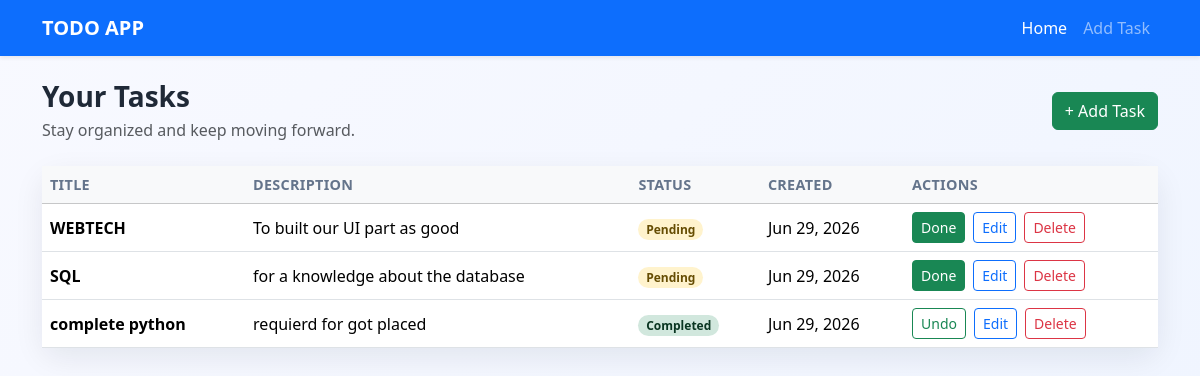
The page / on the database its author committed.
### todo/models.py (models this page shows, shortened)
class Task(models.Model):
    title = models.CharField(max_length=200)
    description = models.TextField()
    completed = models.BooleanField(default=False)
    created_at = models.DateTimeField(auto_now_add=True)
    updated_at = models.DateTimeField(auto_now=True)

### todo/views.py (the view)
# urls.py: path('', views.index, name='index'),
def index(request):
    tasks = Task.objects.all().order_by ('-created_at')
    return render(request, 'index.html', {'tasks': tasks})

### todo/templates/index.html (shortened to what this page needs)
{% extends "base.html" %}
{% block content %}
    <div class="d-flex justify-content-between align-items-center mb-4">
        <div>
            <h1 class="h3 fw-bold mb-1">Your Tasks</h1>
            <p class="text-muted mb-0">Stay organized and keep moving forward.</p>
        </div>
        <a href="{% url 'add' %}" class="btn btn-success">+ Add Task</a>
    </div>
    <div class="card card-soft">
        <div class="card-body p-0">
            <div class="table-responsive">
                <table class="table table-hover align-middle mb-0">
                    <thead class="table-light">
                        <tr>
                            <th>Title</th>
                            <th>Description</th>
                            <th>Status</th>
                            <th>Created</th>
                            <th>Actions</th>
                        </tr>
                    </thead>
                    <tbody>
                        {% for task in tasks %}
                        <tr>
                            <td class="fw-semibold">{{ task.title }}</td>
                            <td>{{ task.description|linebreaksbr }}</td>
                            <td>
                                <span class="badge rounded-pill {% if task.completed %}bg-success-subtle text-success-emphasis{% else %}bg-warning-subtle text-warning-emphasis{% endif %}">
                                    {% if task.completed %}Completed{% else %}Pending{% endif %}
                                </span>
                            </td>
                            <td>{{ task.created_at|date:"M d, Y" }}</td>
                            <td>
                                <div class="d-flex gap-2">
                                    <form method="post" action="{% url 'toggle' task.id %}">
                                        <button type="submit" class="btn btn-sm {% if task.completed %}btn-outline-success{% else %}btn-success{% endif %}">
                                            {% if task.completed %}Undo{% else %}Done{% endif %}
                                        </button>
                                    </form>
                                    <a href="{% url 'update' task.id %}" class="btn btn-sm btn-outline-primary">Edit</a>
                                    <a href="{% url 'delete' task.id %}" class="btn btn-sm btn-outline-danger">Delete</a>
                                </div>
                            </td>
                        </tr>
                        {% empty %}
                        <tr>
                            <td colspan="5" class="text-center py-5">
                                <div class="text-muted">No tasks yet. Create your first one to get started.</div>
                            </td>
                        </tr>
                        {% endfor %}
                    </tbody>
                </table>
            </div>
        </div>
    </div>
{% endblock %}

### todo/templates/base.html (shortened to what this page needs)
<!DOCTYPE html>
<html lang="en">
<head>
    <link rel="stylesheet" href="https://cdn.jsdelivr.net/npm/bootstrap@5.3.8/dist/css/bootstrap.min.css">
</head>
<body>
    <nav class="navbar navbar-expand-lg navbar-dark bg-primary shadow-sm">
        <div class="container">
            <a class="navbar-brand fw-bold" href="{% url 'index' %}">TODO APP</a>
            <div class="collapse navbar-collapse" id="navbarNav">
                <ul class="navbar-nav ms-auto">
                    <li class="nav-item">
                        <a class="nav-link active" aria-current="page" href="{% url 'index' %}">Home</a>
                    </li>
                    <li class="nav-item">
                        <a class="nav-link" href="{% url 'add' %}">Add Task</a>
                    </li>
                </ul>
            </div>
        </div>
    </nav>
    <main class="container py-4">
        {% block content %}
        {% endblock %}
    </main>
</body>
</html>

### todo/templates/base.html (style rules this page uses)
body { background: linear-gradient(135deg, #f8f9ff 0%, #eef4ff 100%); min-height: 100vh; color: #1f2937; }
.card-soft { border: 0; border-radius: 1rem; box-shadow: 0 10px 30px rgba(15, 23, 42, 0.08); }
.table th { font-size: 0.9rem; letter-spacing: 0.02em; text-transform: uppercase; color: #64748b; }

### rows shown on the page
Task: title "WEBTECH", description "To built our UI part as good", completed "Pending", created_at "Jun 29, 2026"
Task: title "SQL", description "for a knowledge about the database", completed "Pending", created_at "Jun 29, 2026"
Task: title "complete python", description "requierd for got placed", completed "Completed", created_at "Jun 29, 2026"
